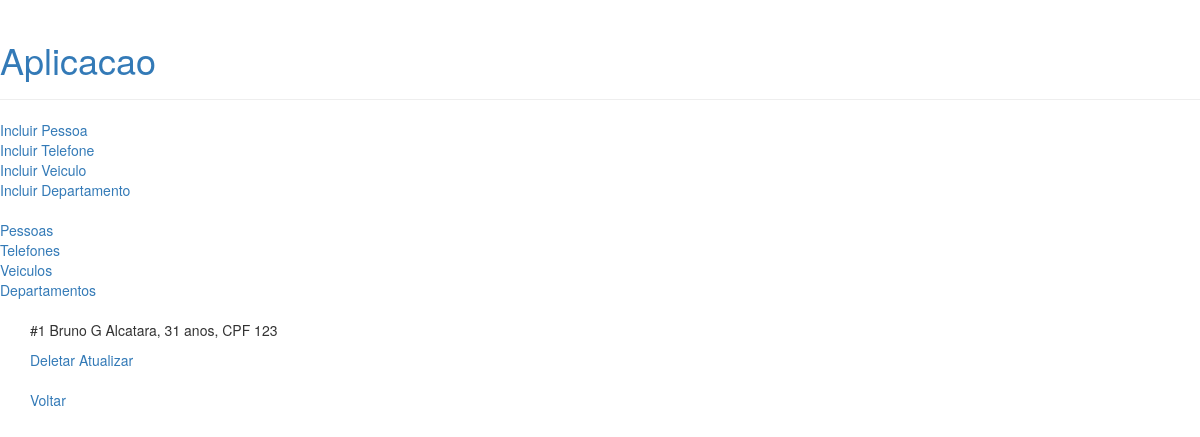
/aplicacao/pessoa/1, run on the app's committed database.
### aplicacao/models.py (models this page shows, shortened)
class Pessoa(models.Model):
    nome = models.CharField(max_length=30)
    sobrenome = models.CharField(max_length=30)
    idade = models.IntegerField(null=True)
    cpf = models.IntegerField(null=True)
    depto_atual = models.ForeignKey(
        Departamento,
        on_delete=models.RESTRICT,
        null=True
    )
    hist_deptos = models.ManyToManyField(
        Departamento,
        related_name='hist_pessoa_depto'
    )
    depto_chefia = models.OneToOneField(
        Departamento,
        on_delete=models.RESTRICT,
        null=True,
        related_name='chefia_dpto',
        blank=True
    )
    OPCOES_SEXO = [
        ('M','Masculino'),
        ('F','Feminino'),
        ('I','Indefinido')
    ]
    sexo = models.CharField(
        max_length=1,
        choices=OPCOES_SEXO,
        default='I'
    )
    objects = PessoaManager()

### aplicacao/views/viewspessoas.py (the view, shortened to what this page needs)
# urls.py: path('pessoa/<int:pessoaid>', viewspessoas.pessoa, name='pessoa'),
@csrf_exempt
def pessoa(request,pessoaid):
    if (request.method == 'GET'):
        db_pessoa = Pessoa.objects.aperson(pessoaid=pessoaid).values()
        payload = { 'pessoa' : list(db_pessoa) }
        template = loader.get_template('pessoa/detalharpessoa.html')
        return HttpResponse(template.render(payload, request))

### aplicacao/models.py (called while the page is built)
    def aperson(self,pessoaid):
        result = self.filter(id=pessoaid)
        return result

### aplicacao/templates/pessoa/detalharpessoa.html
{% extends 'base.html' %}
{% block content %}
    {% if pessoa %}
        {% for p in pessoa %}
            <div>
                <p>#{{p.id}} {{p.nome}} {{p.sobrenome}}, {{p.idade}} anos, CPF {{p.cpf}}</p>
                <a href="/aplicacao/pessoa/deletar/{{p.id}}">Deletar</a>
                <a href="/aplicacao/pessoa/atualizar/{{p.id}}">Atualizar</a>
            </div>
        {% endfor %}
    {% else %}
        <p>Não foi possível localizar os dados da pessoa.</p>
    {% endif %}
    <br />
    <a href="/aplicacao/pessoas">Voltar</a>
{% endblock %}

### data on the page
Pessoa: id "1", nome "Bruno", sobrenome "G Alcatara", idade "31", cpf "123"
